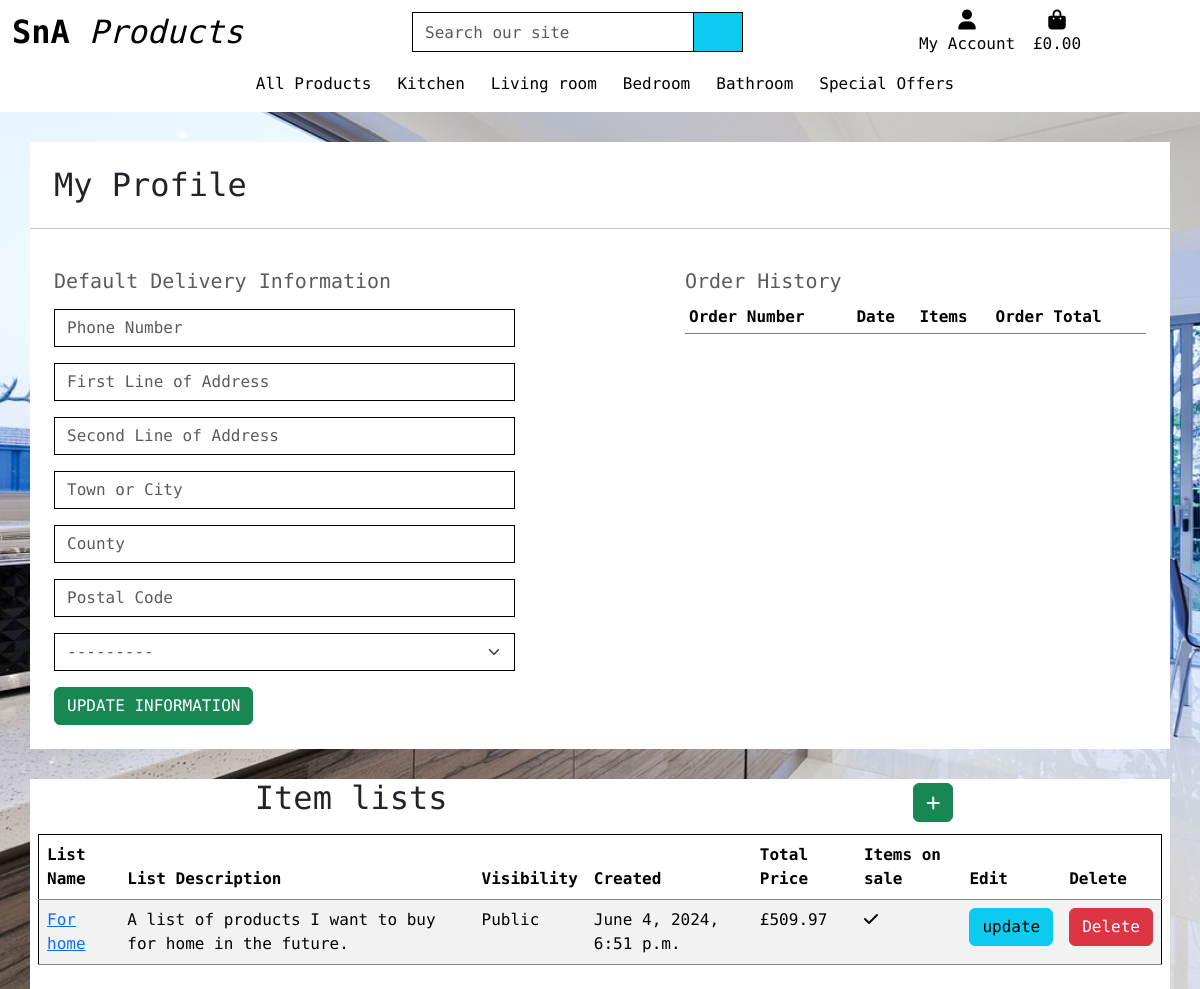
/profile/ (signed in), run on an earlier commit of the app's database.
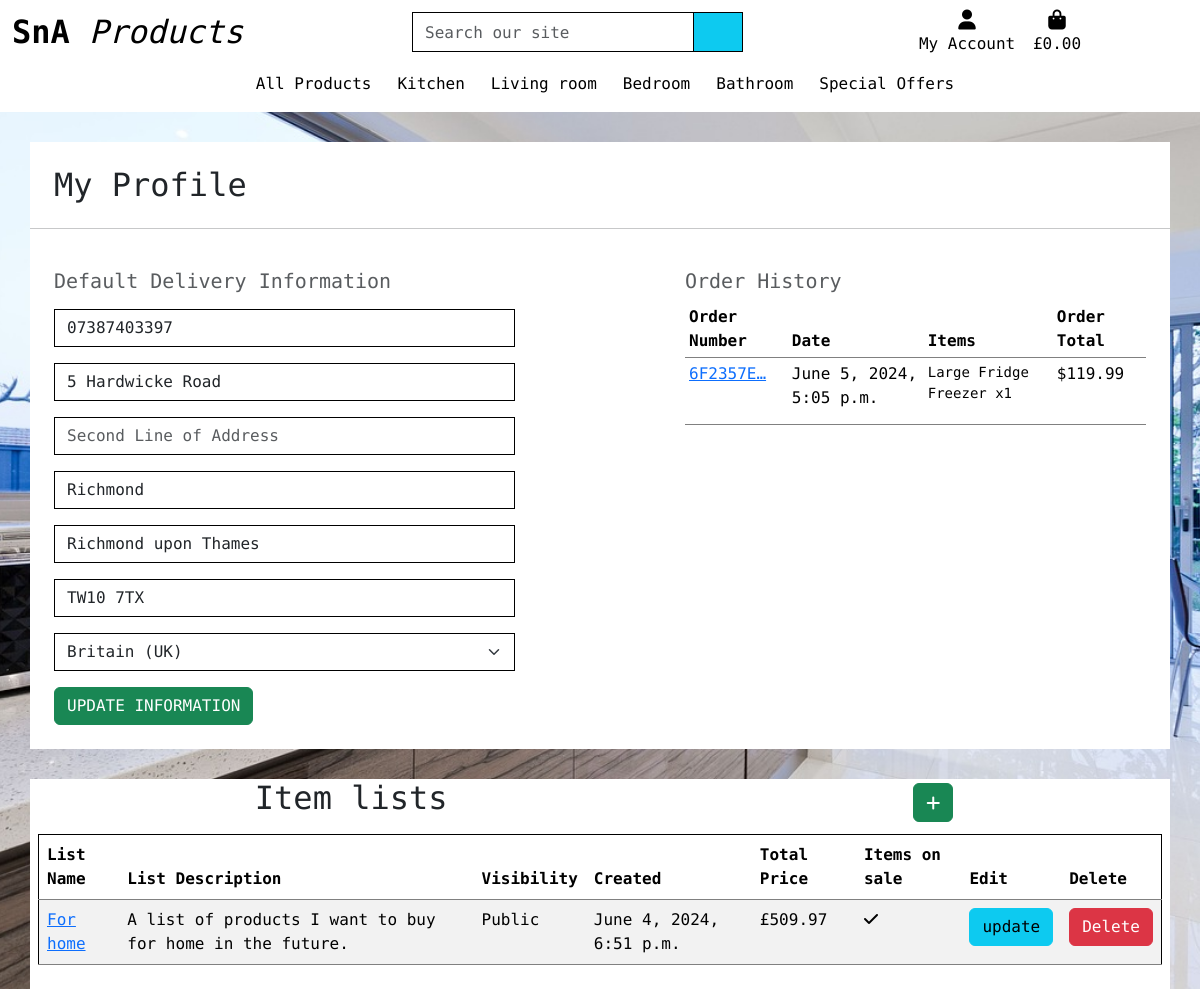
And on a later commit of the database.
### profiles/models.py (models this page shows, shortened)
class UserProfile(models.Model):
    user = models.OneToOneField(User, on_delete=models.CASCADE)
    default_phone_number = models.CharField(max_length=20, null=True, blank=True)
    default_first_line_address = models.CharField(max_length=80, null=True, blank=True)
    default_second_line_address = models.CharField(max_length=80, null=True, blank=True)
    default_town_or_city = models.CharField(max_length=40, null=True, blank=True)
    default_county = models.CharField(max_length=80, null=True, blank=True)
    default_postcode = models.CharField(max_length=20, null=True, blank=True)
    default_country = CountryField(blank_label='Country', null=True, blank=True)

### saved_products/models.py (models this page shows, shortened)
class SavedProductsList(models.Model):
    user = models.ForeignKey(UserProfile, on_delete=models.CASCADE, related_name='saved_items_list')
    name = models.CharField(max_length=100)
    description = models.TextField()
    visible = models.BooleanField(default=False)
    created_at = models.DateTimeField(auto_now_add=True)
    price_total = models.DecimalField(max_digits=10, decimal_places=2, default=0)
    item_on_sale = models.BooleanField(default=False)

### checkout/models.py (models this page shows, shortened)
class Order(models.Model):
    order_number = models.CharField(max_length=32, null=False, editable=False)
    first_name = models.CharField(max_length=50, null=False, blank=False)
    last_name = models.CharField(max_length=50, null=False, blank=False)
    email = models.EmailField(max_length=254, null=False, blank=False)
    phone_number = models.CharField(max_length=20, null=False, blank=False)
    country = CountryField(blank_label="(select country)")
    first_line_address = models.CharField(max_length=80, null=False, blank=False)
    second_line_address = models.CharField(max_length=80, null=True, blank=True)
    town_or_city = models.CharField(max_length=40, null=False, blank=False)
    county = models.CharField(max_length=80, null=True, blank=True)
    postcode = models.CharField(max_length=20)
    date = models.DateTimeField(auto_now_add=True)
    delivery_cost = models.DecimalField(max_digits=6, decimal_places=2, null=False, default=0)
    order_total = models.DecimalField(max_digits=10, decimal_places=2, null=False, default=0)
    grand_total = models.DecimalField(max_digits=10, decimal_places=2, null=False, default=0)
    original_cart = models.TextField(null=False, blank=False, default='')
    stripe_pid = models.CharField(max_length=254, null=False, blank=False, default='')
    user_profile = models.ForeignKey(UserProfile, on_delete=models.SET_NULL,
                                     null=True, blank=True, related_name='orders')

class OrderLineItem(models.Model):
    order = models.ForeignKey(Order, null=False, blank=False, on_delete=models.CASCADE, related_name='lineitems')
    product = models.ForeignKey(Product, null=False, blank=False, on_delete=models.CASCADE)
    product_size = models.CharField(max_length=2, null=True, blank=True)  # XS, S, M, L, XL
    quantity = models.IntegerField(null=False, blank=False, default=0)
    lineitem_total = models.DecimalField(max_digits=6, decimal_places=2, null=False, blank=False, editable=False)

### products/models.py (models this page shows, shortened)
class Product(models.Model):
    category = models.ForeignKey('Category', limit_choices_to={'type': 1},  null=True, blank=True,
                                 on_delete=models.SET_DEFAULT, default=18)
    sku = models.CharField(max_length=254, unique=True, editable=False)
    name = models.CharField(max_length=254)
    description = models.TextField()
    price = models.DecimalField(max_digits=6, decimal_places=2)
    rating = models.DecimalField(max_digits=6, decimal_places=2, null=True, blank=True)
    image = CloudinaryField('image', default='placeholder')
    has_sizes = models.BooleanField(null=True, blank=True, default=False)

### profiles/views.py (the view)
# urls.py: path('', views.profile_view, name="profile"),
@login_required
def profile_view(request):
    profile = get_object_or_404(UserProfile, user=request.user)
    if request.method == 'POST':
        form = UserProfileForm(request.POST, instance=profile)
        if form.is_valid():
            form.save()
            messages.success(request, 'Profile updated successfully')
        else:
            messages.error(request, 'Profile update failed. Please ensure the form is valid.')
    else:
        form = UserProfileForm(instance=profile)
    orders = profile.orders.all()
    saved_items_list = profile.saved_items_list.all()
    context = {
        'form': form,
        'orders': orders,
        'profile': profile,
        'on_profile_page': True,
        'saved_items_list': saved_items_list
    }
    return render(request, 'profiles/profile.html', context)

### profiles/templates/profiles/profile.html (shortened to what this page needs)
{% extends "base.html" %}
{% load crispy_forms_filters %}
{% load static %}
{% block nav-includes %}
{% include 'includes/site-nav.html' %}
{% endblock %}
{% block content %}
<div class="container-md floating_container">
    <div class="row">
        <div class="col">
            <h2 class="logo-font m-4">My Profile</h2>
            <hr>
        </div>
    </div>
    <div class="row d-flex justify-content-between">
        <div class="col-12 col-lg-5 my-4 ms-4">
            <h5 class="text-muted">Default Delivery Information</h5>
            <form class="mt-3" action="{% url 'profile' %}" method="POST" id="profile-update-form">
                {{ form|crispy }}
                <button class="btn btn-success rounded-2 text-uppercase float-right">Update Information</button>
            </form>
        </div>
        <div class="col-12 col-lg-5 my-4 me-4">
            <h5 class="text-muted">Order History</h5>
            <div class="order-history table-responsive">
                <table class="table table-sm table-borderless">
                    <thead>
                        <tr>
                            <th>Order Number</th>
                            <th>Date</th>
                            <th>Items</th>
                            <th>Order Total</th>
                        </tr>
                    </thead>
                    <tbody>
                        {% for order in orders %}
                            <tr>
                                <td>
                                    <a href="{% url 'order_history' order.order_number %}"
                                    title="{{ order.order_number }}">
                                        {{ order.order_number|truncatechars:8 }}
                                    </a>
                                </td>
                                <td>{{ order.date }}</td>
                                <td>
                                    <ul class="list-unstyled">
                                        {% for item in order.lineitems.all %}
                                            <li class="small">
                                                {{ item.product.name }} x{{ item.quantity }}
                                            </li>
                                        {% endfor %}
                                    </ul>
                                </td>
                                <td>${{ order.grand_total }}</td>
                            </tr>
                        {% endfor %}
                    </tbody>
                </table>
            </div>
        </div>
    </div>
</div>
<div class="container-md floating_container mb-2">
    <div class="row d-flex justify-content-around">
        <h2 class="w-auto"> Item lists </h2>
        <a href="{% url 'create_list' %}" class="btn btn-success w-auto m-1"><i class="fa-solid fa-plus w-auto align-middle"></i></a>
    </div>
    <div class="row">
        <div class="col m-2">
            {% if saved_items_list %}
                <table class="table table-striped border-black">
                    <thead>
                        <tr>
                            <th scope="col">List Name</th>
                            <th scope="col">List Description</th>
                            <th scope="col" class="d-none d-lg-table-cell">Visibility</th>
                            <th scope="col" class="d-none d-lg-table-cell">Created</th>
                            <th scope="col" class="d-none d-lg-table-cell">Total Price</th>
                            <th scope="col" class="d-none d-lg-table-cell">Items on sale</th>
                            <th scope="col">Edit</th>
                            <th scope="col">Delete</th>
                        </tr>
                    </thead>
                    {% for list in saved_items_list.all %}
                    <tr>
                        <td><a href="{% url 'list_detail' list.id %}">{{ list.name }}</a></td>
                        <td class="d-none d-lg-table-cell overflow-x-scroll">{{ list.description }}</td>
                        <td class="d-none d-lg-table-cell">{% if list.visibility == true %} Public {% else %} Private {% endif %}</td>
                        <td class="d-none d-lg-table-cell">{{ list.created_at }}</td>
                        <td class="d-none d-lg-table-cell">£{{ list.price_total }}</td>
                        <td>{% if list.items_on_sale == true %} <i class="fa-solid fa-check"></i> {{ list.items_on_sale }}{% else %}<i class="fa-solid fa-circle-xmark"></i> {%  endif %}</td>
                        <td><a class="btn btn-info" href="{% url 'edit_list' list.id %}">update</a></td>
                        <td><a class="btn btn-danger" href="{% url 'delete_list' list.id %}">Delete</a></td>
                    </tr>
                    {% endfor %}
                </table>
            {% else %}
                <h5>No lists yet</h5>
                <div class="d-flex justify-content-center">
                    <a class="btn btn-info w-25 " href="{%  url 'products' %}">Click to add a list</a>
                </div>
            {%  endif %}
        </div>
    </div>
</div>
{% endblock %}

### templates/base.html (shortened to what this page needs)
{% load static %}
<!doctype html>
<html lang="en">
  <head>
    {% block corecss %}
        <link href="https://cdn.jsdelivr.net/npm/bootstrap@5.3.3/dist/css/bootstrap.min.css" rel="stylesheet">
        <link rel="stylesheet" href="{% static 'css/style.css' %}">
        <link rel="stylesheet" href="{% static 'css/mobile-site-nav.css' %}">
    {% endblock %}
  </head>
  <body>
    <header class="container-fluid header">
      <div id="topnav" class="row bg-white pt-lg-2 d-lg-flex">
        <div class="col-12 col-lg-4 my-auto py-1 py-lg-0 text-center">
          <a href="{% url 'landing_page' %}" class="nav-link main-logo-link">
            <h2 class="logo-font text-black text-center my-0"><strong>SnA</strong><em> Products</em></h2>
          </a>
        </div>
        <div class="col-12 col-lg-4 my-auto py-1 py-lg-0 d-none d-lg-block">
            <form method="GET" action="{% url 'products' %}">
              <div class="input-group w=100">
                  <label class="w-75">
                      <input class="form-control border border-black rounded-0 search-bar" type="text" name="search" placeholder="Search our site">
                  </label>
                  <div class="input-group-append search-bar">
                    <button class="form-control btn btn-info border border-black rounded-0 search-bar" type="submit">
                      <span class="icon">
                      </span>
                    </button>
                  </div>
              </div>
            </form>
        </div>
        <div class="col-12 col-lg-4 my-auto py-1 py-lg-0 d-none d-lg-block">
          <ul class="list-inline list-unstyled text-center text-lg-right my-0">
            <li class="list-inline-item dropdown">
              <a class="text-black nav-link" href="#" id="user-options" data-bs-toggle="dropdown" aria-haspopup="true" aria-expanded="false">
                <div class="text-center">
                  <div><i class="fas fa-user fa-lg"></i></div>
                  <p class="my-0">My Account</p>
                </div>
              </a>
            </li>
            <li class="list-inline-item">
              <a class="{% if grand_total %} text-info font-weight-bold{% else %}text-black {% endif %} nav-link" href="{% url 'view_cart' %}">
                <div class="text-center">
                  <div><i class="fas fa-shopping-bag fa-lg"></i></div>
                  <p class="my-0">
                    {% if grand_total %}
                      £{{ grand_total|floatformat:2 }}
                    {% else %}
                      £0.00
                    {% endif %}
                  </p>
                </div>
              </a>
            </li>
          </ul>
        </div>
      </div>
      <div id="top-navbar" class="row bg-white d-lg-none w-100">
        <nav class="mobile-navbar navbar navbar-expand-lg navbar-light w-100 pl-2">
          {% block nav-includes %}{% endblock nav-includes %}
        </nav>
      </div>
    </header>
    {% block content %}
    {% endblock %}
  </body>
</html>

### templates/includes/site-nav.html (shortened to what this page needs)
<div class="collapse navbar-collapse" id="site-nav">
    <ul class="navbar-nav w-auto mx-auto">
        <li class="nav-item dropdown">
            <a class="logo-font font-weight-bold nav-link text-black mr-5" href="#" id="all-products-link" data-bs-toggle="dropdown" aria-haspopup="true" aria-expanded="false">
                All Products
            </a>
        </li>
        <li class="nav-item dropdown">
            <a class="logo-font font-weight-bold nav-link text-black mr-5" href="#" id="clothing-link" data-bs-toggle="dropdown" aria-haspopup="true" aria-expanded="false">
                Kitchen
            </a>
        </li>
        <li class="nav-item dropdown">
            <a class="logo-font font-weight-bold nav-link text-black mr-5" href="#" id="homeware-link" data-bs-toggle="dropdown" aria-haspopup="true" aria-expanded="false">
                Living room
            </a>
        </li>
        <li class="nav-item dropdown">
            <a class="logo-font font-weight-bold nav-link text-black mr-5" href="#" id="homeware-link" data-bs-toggle="dropdown" aria-haspopup="true" aria-expanded="false">
                Bedroom
            </a>
        </li>
        <li class="nav-item dropdown">
            <a class="logo-font font-weight-bold nav-link text-black mr-5" href="#" id="homeware-link" data-bs-toggle="dropdown" aria-haspopup="true" aria-expanded="false">
                Bathroom
            </a>
        </li>
        <li class="nav-item dropdown">
            <a class="logo-font font-weight-bold nav-link text-black" href="#" id="specials-link" data-bs-toggle="dropdown" aria-haspopup="true" aria-expanded="false">
                Special Offers
            </a>
        </li>
    </ul>
</div>

What changed in the data, as far as the page shows it:
changed UserProfile: default_phone_number (not shown) → "07387403397"; default_first_line_address (not shown) → "5 Hardwicke Road"; default_town_or_city (not shown) → "Richmond"; default_county (not shown) → "Richmond upon Thames"; default_postcode (not shown) → "TW10 7TX"; default_country "---------" → "Britain (UK)"
added Order: order_number "6F2357E…", date "June 5, 2024, 5:05 p.m.", grand_total "119.99"
added OrderLineItem: product.name "Large Fridge Freezer", quantity "1"
